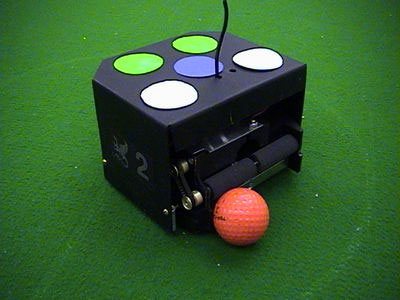
//> input picture ros_ws/src/robot_soccer/beard_simulink_template/cmu_2002_diffbot.jpg, 400 x 300 px, given in place of stream, which was not available
$ ./centerfield   (built with g++ and OpenCV 4)
//> lines starting //> are read from the running program, lines starting //| are printed output that depends on the picture; after the words box and inside, x2 and y2 are one past the last pixel; in counts of white or black regions, pixels touching at a corner belong together; pictures that were not available may be replaced by others from this repository, and a replacement may not be noted
#include "opencv2/highgui/highgui.hpp"
#include "opencv2/imgproc/imgproc.hpp"
#include <iostream>
#include <stdio.h>

using namespace cv;
using namespace std;

/** @function main */
int main(int argc, char** argv)
{

  /// Read the image
  VideoCapture cap("http://192.168.1.10:8080/stream?topic=/image&dummy=param.mjpg"); //capture the video from web cam

    if (!cap.isOpened()) { // if not success, exit program
        cout << "Cannot open the web cam" << endl;
        return -1;
    }
    float xMax = 0.0;
    float xMin = 2000.0;
    float yMax = 0.0;
    float yMin = 2000.0;
    Point2f averagedCenter;

    while (true) {

        Mat src, src_gray;
        bool bSuccess = cap.read(src); // read a new frame from video
//> src is the input picture: 300 rows x 400 cols, CV_8UC3; mean B, G, R 48, 94.4, 53.5

        if (!bSuccess) { //if not success, break loop
            cout << "Cannot read a frame from video stream" << endl;
            break;
        }
        /// Convert it to gray
        cvtColor( src, src_gray, CV_BGR2GRAY );
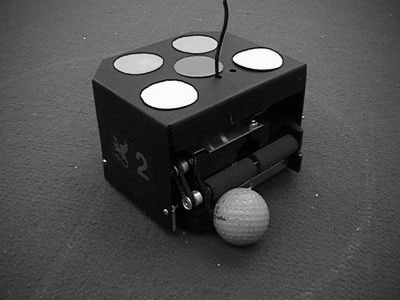
//> src_gray: 300 rows x 400 cols, CV_8UC1; min 0, max 255, mean 76.9

        /// Reduce the noise so we avoid false circle detection
        //medianBlur ( src_gray, src_gray, 3 );

        vector<Vec3f> circles;

        /// Apply the Hough Transform to find the circles
        HoughCircles( src_gray, circles, CV_HOUGH_GRADIENT, 1, src_gray.rows/8, 200, 100, 0, 0 );
//> circles = empty

        Point center;

        /// find the center of the circle detected
        if (circles.size() == 1)
        {
            center = Point2f(cvRound(circles[0][0]), cvRound(circles[0][1]));

            if (center.x < src_gray.cols*2/3 && center.x > src_gray.cols/3) {
                if (center.x > xMax) {
                    xMax = center.x;
                }
                if (center.x < xMin) {
                    xMin = center.x;
                }
            }
            if (center.y < src_gray.cols*2/3 && center.y > src_gray.cols/3) {
                if (center.y > yMax) {
                    yMax = center.y;
                }
                if (center.y < yMin) {
                    yMin = center.y;
                }
            }
            averagedCenter.x = (xMax + xMin)/2;
            averagedCenter.y = (yMax + yMin)/2;
        }
        /// circle center
        circle( src, averagedCenter, 3, Scalar(0,255,0), -1, 8, 0 );
//> src: 300 rows x 400 cols, CV_8UC3; 11 pixels changed, all inside (x1, y1, x2, y2) = (0, 0, 4, 4)


        /// Show in a window
        std::string str("x: " + to_string((int)std::round(averagedCenter.x))
                        + " y: " + to_string((int)std::round(averagedCenter.y))
                        );
//> str = "x: 0 y: 0"
        putText(src, str.c_str(), cvPoint(30,30),
            FONT_HERSHEY_COMPLEX_SMALL, 0.8, cvScalar(200,200,250), 1, CV_AA);
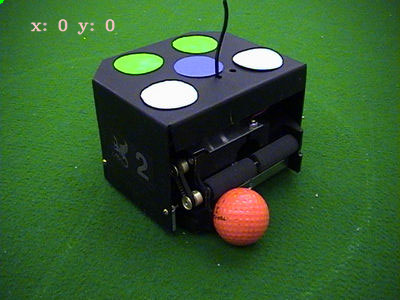
//> src: 300 rows x 400 cols, CV_8UC3; mean B, G, R 48.2, 94.5, 53.9
        imshow( "Center Field", src );

        if (waitKey(5) == 27) { //wait for 'esc' key press for 10ms. If 'esc' key is pressed, break loop
//> the Esc key is pressed
            cout << "esc key is pressed by user" << endl;
            break;
        }
    }
    return 0;
}

$ run again, on ros_ws/src/robot_soccer/beard_simulink_template/ssl_game.jpg
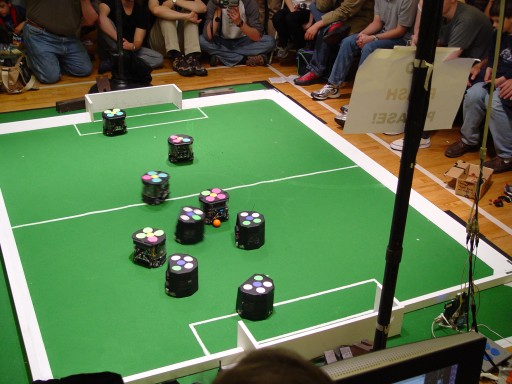
//> input picture ros_ws/src/robot_soccer/beard_simulink_template/ssl_game.jpg, 512 x 384 px, given in place of stream, which was not available
//> src is the input picture: 384 rows x 512 cols, CV_8UC3; mean B, G, R 74.5, 116, 89.8
//> `cvtColor( src, src_gray, CV_BGR2GRAY );`:
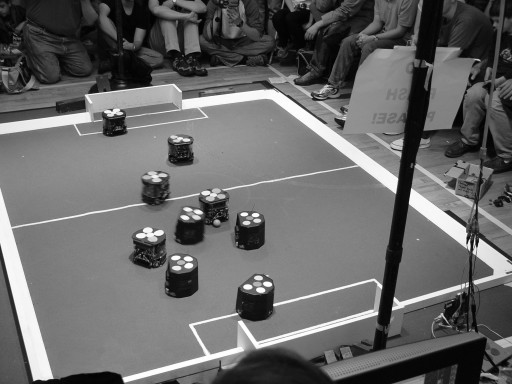
//> src_gray: 384 rows x 512 cols, CV_8UC1; min 0, max 255, mean 103.4
//> circles = empty
//> str = "x: 0 y: 0"
//> `putText(src, str.c_str(), cvPoint(30,30), FONT_HERSHEY_COMPLEX_SMALL, ..`:
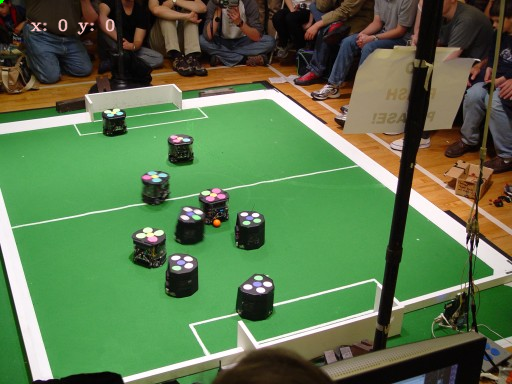
//> src: 384 rows x 512 cols, CV_8UC3; mean B, G, R 74.7, 116.2, 90
